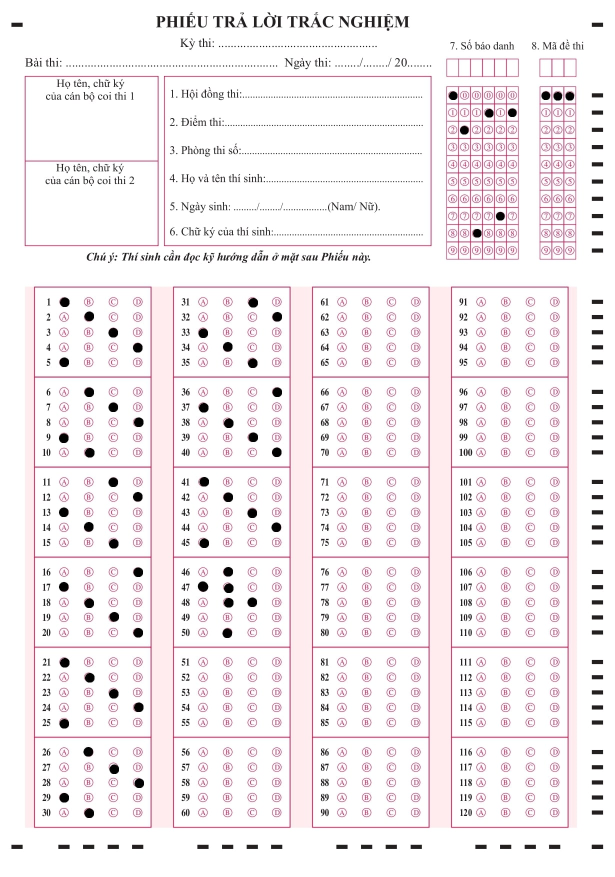
#> input picture kaggle/Filled-temp/test2.jpg, 1229 x 1754 px (shown at 1/2 size)
$ python -i image_processing.py   (imports and definitions only)
#> lines starting #> are read from the running program, lines starting #| are printed output that depends on the picture
#> further down, picture is the input picture: shape (1754, 1229, 3); mean B, G, R 240.3, 237.8, 244
"""
Image Processing Module
Handles image preprocessing and SIFT-based warping to template
"""
import cv2
import numpy as np
from typing import Tuple, Optional
import logging

logger = logging.getLogger(__name__)


def denoise_enhance_sharpen(img: np.ndarray) -> np.ndarray:
    """
    Apply denoising, CLAHE enhancement, and sharpening to an image.

    Args:
        img: Input image (grayscale or BGR)

    Returns:
        Processed grayscale image
    """
    # Convert to grayscale if needed
    gray = cv2.cvtColor(img, cv2.COLOR_BGR2GRAY) if len(img.shape) == 3 else img
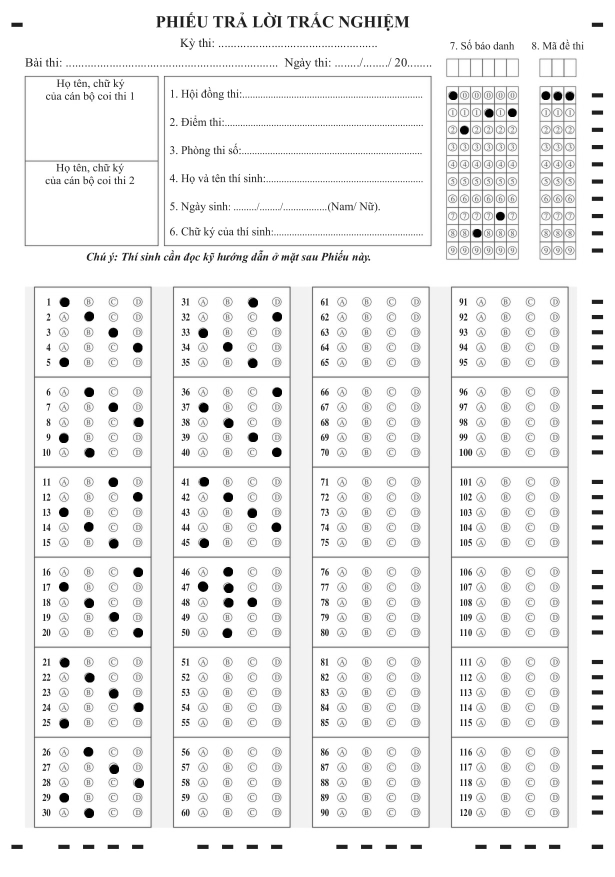
#> gray: shape (1754, 1229) (shown at 1/2 size); min 0, max 255, mean 239.9

    # Denoise
    denoised = cv2.fastNlMeansDenoising(
        gray, None, h=10, templateWindowSize=7, searchWindowSize=21
    )

    # CLAHE enhancement
    clahe = cv2.createCLAHE(clipLimit=2.0, tileGridSize=(8, 8))
    enhanced = clahe.apply(denoised)
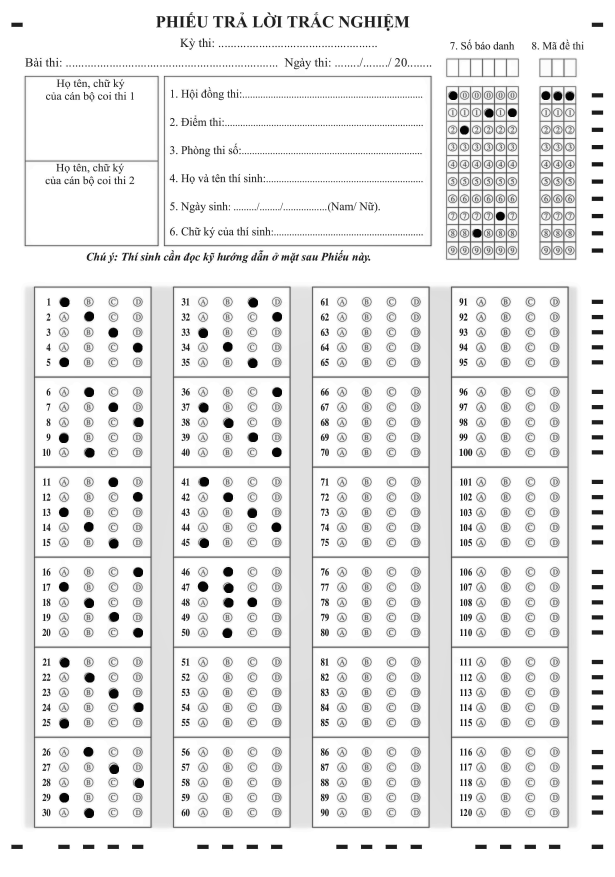
#> enhanced: shape (1754, 1229) (shown at 1/2 size); min 1, max 255, mean 235

    # Sharpen
    blur = cv2.GaussianBlur(enhanced, (3, 3), 0)
    sharpened = cv2.addWeighted(enhanced, 1.5, blur, -0.5, 0)
    sharpened = np.clip(sharpened, 0, 255).astype(np.uint8)

    return sharpened


class TemplateWarper:
    """
    Handles SIFT-based image warping to match a template.
    """

    # [91 lines left out: functions __init__, warp, load_image, not called in this run]

>>> import cv2
>>> picture = cv2.imread('../../kaggle/Filled-temp/test2.jpg')
>>> result = denoise_enhance_sharpen(picture)
